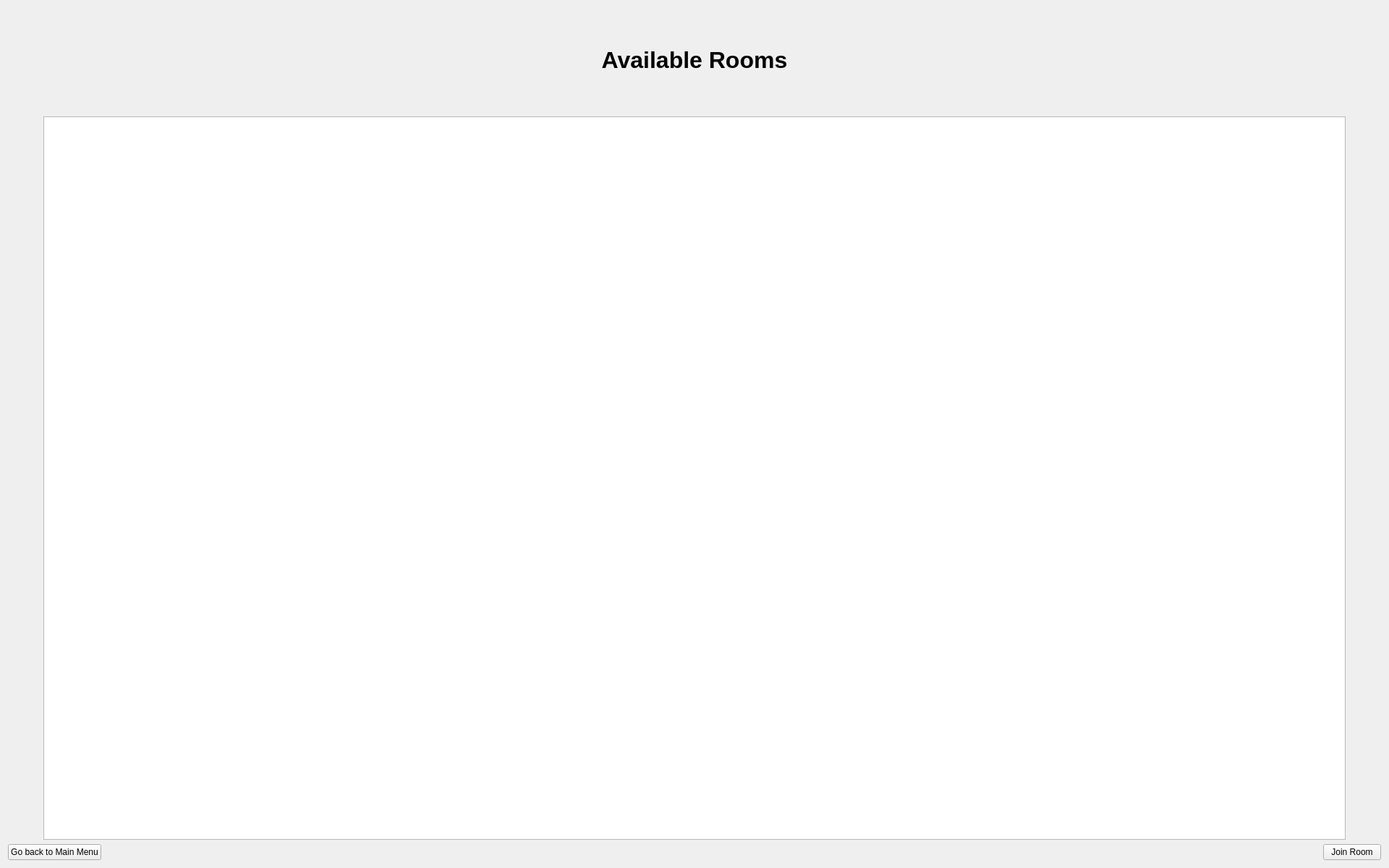
<?xml version="1.0" encoding="UTF-8"?>
<ui version="4.0">
 <class>JoinRoom</class>
 <widget class="QWidget" name="JoinRoom">
  <property name="geometry">
   <rect>
    <x>0</x>
    <y>0</y>
    <width>1920</width>
    <height>1200</height>
   </rect>
  </property>
  <property name="windowTitle">
   <string>Game Lobby</string>
  </property>
  <layout class="QVBoxLayout" name="mainLayout">
   <item>
    <widget class="QLabel" name="availableLabel">
     <property name="font">
      <font>
       <pointsize>24</pointsize>
       <bold>true</bold>
      </font>
     </property>
     <property name="text">
      <string>Available Rooms</string>
     </property>
     <property name="alignment">
      <set>Qt::AlignmentFlag::AlignCenter</set>
     </property>
    </widget>
   </item>
   <item>
    <layout class="QHBoxLayout" name="listLayout">
     <item>
      <widget class="QListWidget" name="availableRoomsList">
       <property name="minimumSize">
        <size>
         <width>400</width>
         <height>300</height>
        </size>
       </property>
       <property name="maximumSize">
        <size>
         <width>1800</width>
         <height>1000</height>
        </size>
       </property>
       <property name="font">
        <font>
         <pointsize>20</pointsize>
        </font>
       </property>
       <property name="selectionMode">
        <enum>QAbstractItemView::SelectionMode::NoSelection</enum>
       </property>
      </widget>
     </item>
    </layout>
   </item>
   <item>
    <layout class="QHBoxLayout" name="buttonsLayout">
     <item>
      <widget class="QPushButton" name="goBackToMenuButton">
       <property name="text">
        <string>Go back to Main Menu</string>
       </property>
      </widget>
     </item>
     <item>
      <spacer name="horizontalSpacer">
       <property name="orientation">
        <enum>Qt::Orientation::Horizontal</enum>
       </property>
       <property name="sizeHint" stdset="0">
        <size>
         <width>40</width>
         <height>20</height>
        </size>
       </property>
      </spacer>
     </item>
    <item>
      <widget class="QPushButton" name="joinRoomButton">
       <property name="text">
        <string>Join Room</string>
       </property>
      </widget>
     </item>
    </layout>
   </item>
  </layout>
 </widget>
 <resources/>
 <connections/>
</ui>
